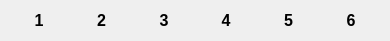
    <widget class="QWidget" name="horizontalLayoutWidget">
     <property name="geometry">
      <rect>
       <x>50</x>
       <y>104</y>
       <width>390</width>
       <height>30</height>
      </rect>
     </property>
     <layout class="QHBoxLayout" name="horizontalLayout">
      <item>
       <widget class="QLabel" name="label_5">
        <property name="font">
         <font>
          <pointsize>12</pointsize>
          <bold>true</bold>
         </font>
        </property>
        <property name="text">
         <string>1</string>
        </property>
        <property name="alignment">
         <set>Qt::AlignmentFlag::AlignCenter</set>
        </property>
       </widget>
      </item>
      <item>
       <widget class="QLabel" name="label_7">
        <property name="font">
         <font>
          <pointsize>12</pointsize>
          <bold>true</bold>
         </font>
        </property>
        <property name="text">
         <string>2</string>
        </property>
        <property name="alignment">
         <set>Qt::AlignmentFlag::AlignCenter</set>
        </property>
       </widget>
      </item>
      <item>
       <widget class="QLabel" name="label_3">
        <property name="font">
         <font>
          <pointsize>12</pointsize>
          <bold>true</bold>
         </font>
        </property>
        <property name="text">
         <string>3</string>
        </property>
        <property name="alignment">
         <set>Qt::AlignmentFlag::AlignCenter</set>
        </property>
       </widget>
      </item>
      <item>
       <widget class="QLabel" name="label_4">
        <property name="font">
         <font>
          <pointsize>12</pointsize>
          <bold>true</bold>
         </font>
        </property>
        <property name="text">
         <string>4</string>
        </property>
        <property name="alignment">
         <set>Qt::AlignmentFlag::AlignCenter</set>
        </property>
       </widget>
      </item>
      <item>
       <widget class="QLabel" name="label_2">
        <property name="font">
         <font>
          <pointsize>12</pointsize>
          <bold>true</bold>
         </font>
        </property>
        <property name="text">
         <string>5</string>
        </property>
        <property name="alignment">
         <set>Qt::AlignmentFlag::AlignCenter</set>
        </property>
       </widget>
      </item>
      <item>
       <widget class="QLabel" name="label">
        <property name="font">
         <font>
          <pointsize>12</pointsize>
          <bold>true</bold>
         </font>
        </property>
        <property name="text">
         <string>6</string>
        </property>
        <property name="alignment">
         <set>Qt::AlignmentFlag::AlignCenter</set>
        </property>
       </widget>
      </item>
     </layout>
    </widget>
